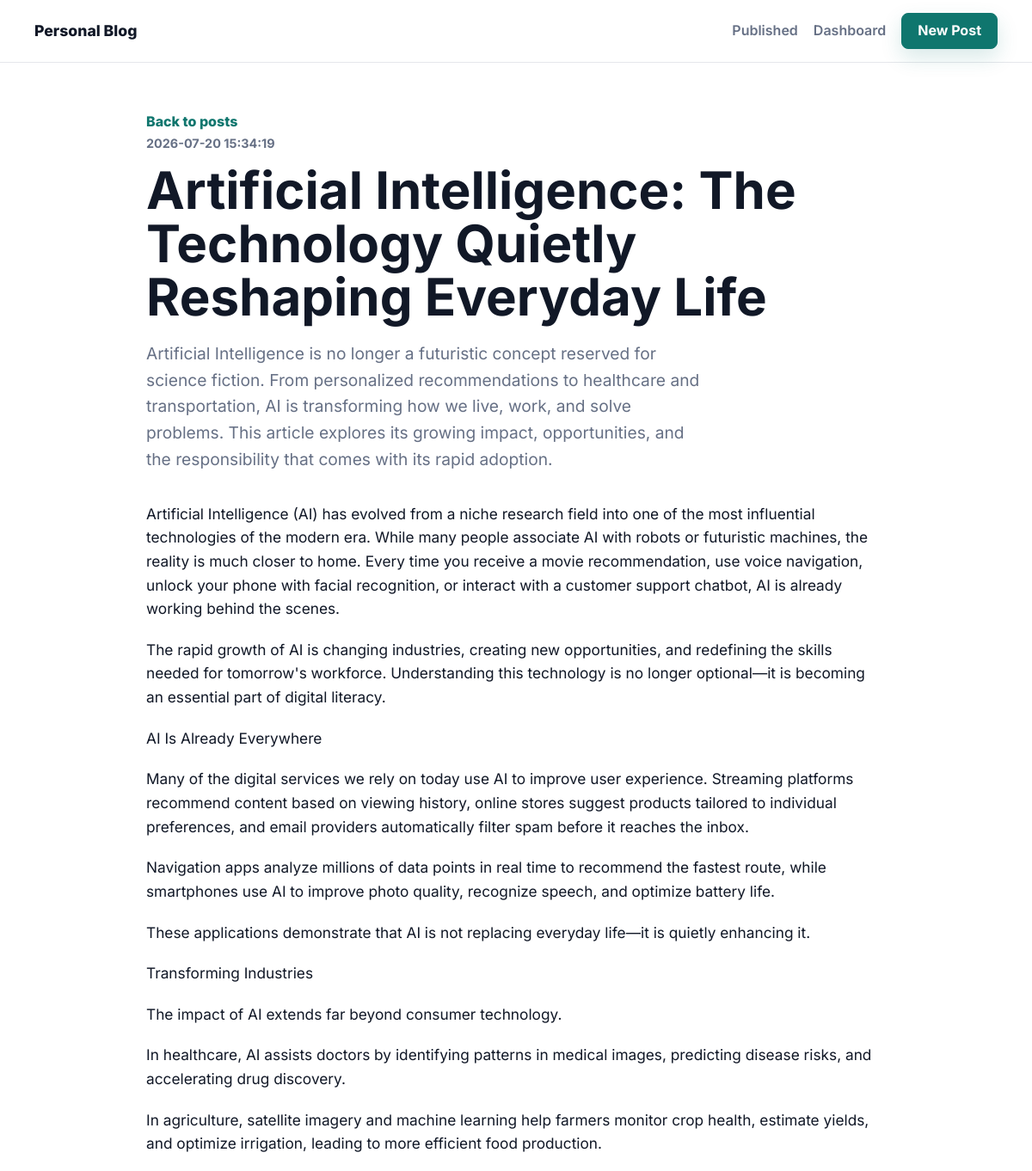
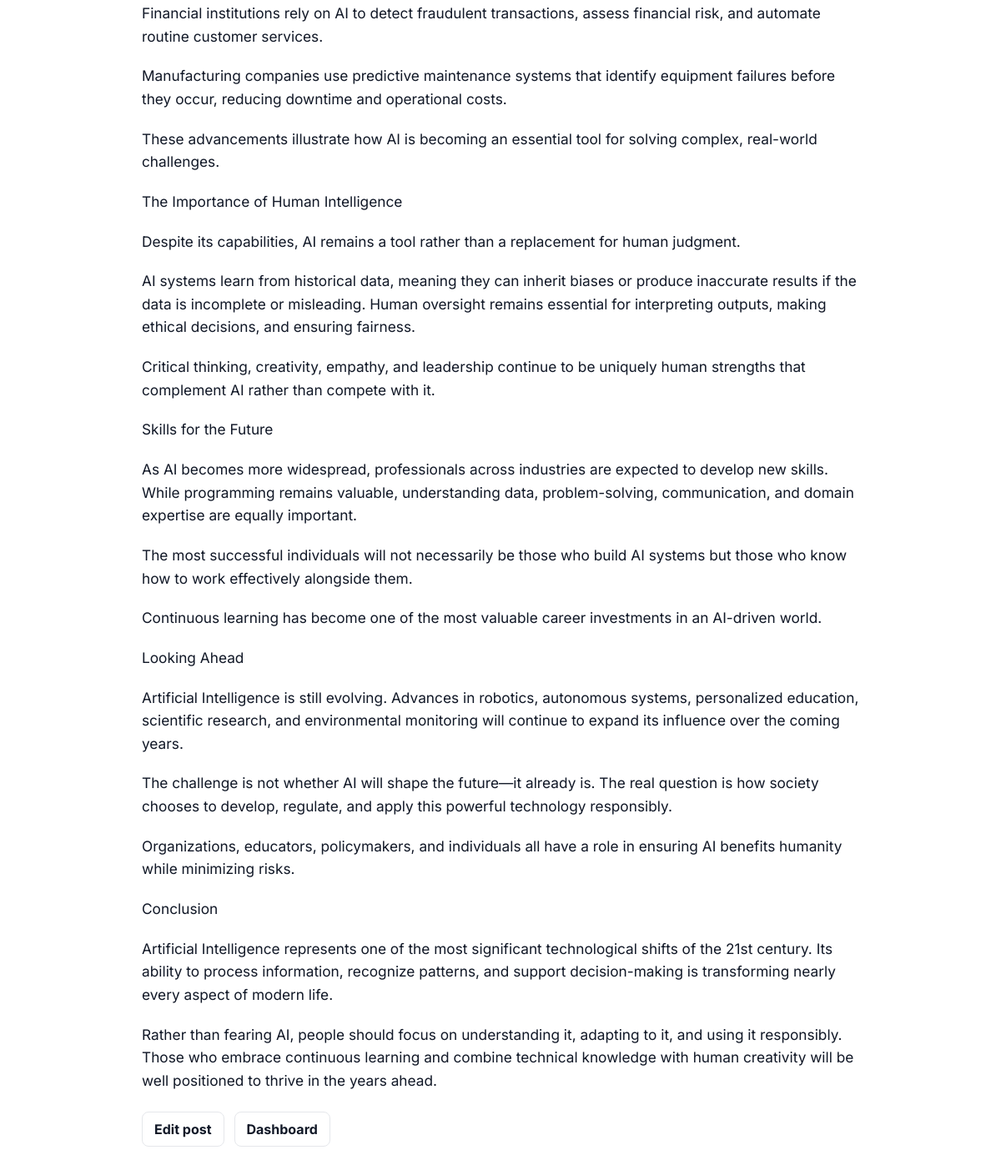
The page /posts/2 on the database its author committed (2 pictures, top to bottom).
### tables this page shows
CREATE TABLE posts (
                id INTEGER PRIMARY KEY AUTOINCREMENT,
                title TEXT NOT NULL,
                summary TEXT NOT NULL,
                content TEXT NOT NULL,
                is_published INTEGER NOT NULL DEFAULT 0,
                created_at TEXT NOT NULL,
                updated_at TEXT NOT NULL,
                published_at TEXT
            );

### Blog Site/app.py (the view)
@app.route("/posts/<int:post_id>")
def post_detail(post_id):
    post = get_post(post_id)
    if not post["is_published"]:
        flash("That post is still a draft. You can edit or publish it from the dashboard.")
        return redirect(url_for("edit_post", post_id=post["id"]))
    return render_template("post_detail.html", post=post)

### Blog Site/app.py (called while the page is built)
def get_db_connection():
    connection = sqlite3.connect(DATABASE)
    connection.row_factory = sqlite3.Row
    return connection

def init_db():
    with get_db_connection() as connection:
        connection.execute(
            """
            CREATE TABLE IF NOT EXISTS posts (
                id INTEGER PRIMARY KEY AUTOINCREMENT,
                title TEXT NOT NULL,
                summary TEXT NOT NULL,
                content TEXT NOT NULL,
                is_published INTEGER NOT NULL DEFAULT 0,
                created_at TEXT NOT NULL,
                updated_at TEXT NOT NULL,
                published_at TEXT
            )
            """
        )

def get_post(post_id):
    with get_db_connection() as connection:
        post = connection.execute(
            "SELECT * FROM posts WHERE id = ?",
            (post_id,),
        ).fetchone()
    if post is None:
        abort(404)
    return post

@app.before_request
def prepare_database():
    init_db()

### Blog Site/templates/post_detail.html (shortened to what this page needs)
{% extends "base.html" %}
{% block content %}
<article class="article-view">
    <a class="text-link" href="{{ url_for('index') }}">Back to posts</a>
    <p class="post-date">{{ post["published_at"] or post["created_at"] }}</p>
    <h1>{{ post["title"] }}</h1>
    <p class="article-summary">{{ post["summary"] }}</p>
    <div class="article-content">
        {% for paragraph in post["content"].splitlines() %}
            {% if paragraph.strip() %}
                <p>{{ paragraph }}</p>
            {% endif %}
        {% endfor %}
    </div>
    <div class="article-actions">
        <a class="secondary-action" href="{{ url_for('edit_post', post_id=post['id']) }}">Edit post</a>
        <a class="secondary-action" href="{{ url_for('dashboard') }}">Dashboard</a>
    </div>
</article>
{% endblock %}

### Blog Site/static/css/styles.css (style rules this page uses)
:root { --bg: #ffffff; --ink: #111827; --muted: #667085; --line: #e5e7eb; --soft: #f8fafc; --accent: #0f766e; --accent-dark: #0b5f59; --warning: #b45309; --success-bg: #ecfdf5; --success-text: #047857; --draft-bg: #fff7ed; --draft-text: #c2410c; --shadow: 0 18px 40px rgba(15, 23, 42, 0.08); }
* { box-sizing: border-box; }
body { margin: 0; background: var(--bg); color: var(--ink); font-family: "Inter", Arial, sans-serif; line-height: 1.6; }
a { color: inherit; text-decoration: none; }
.nav-button, .primary-action, .secondary-action, .plain-action { display: inline-flex; align-items: center; justify-content: center; min-height: 42px; border-radius: 8px; font-weight: 700; transition: 0.2s ease; }
.secondary-action, .plain-action { border: 1px solid var(--line); background: #ffffff; color: var(--ink); padding: 0 14px; }
.hero, .page-top, .content-section, .article-view, .flash-wrap { width: min(1120px, calc(100% - 32px)); margin: 0 auto; }
.hero h1, .page-top h1, .article-view h1 { margin: 0; max-width: 780px; font-size: clamp(2.1rem, 5vw, 4.4rem); line-height: 1.04; letter-spacing: 0; }
.hero-copy, .page-top p, .empty-state p, .article-summary { max-width: 650px; color: var(--muted); font-size: 1.05rem; }
.text-link, .read-more { color: var(--accent); font-weight: 800; }
.post-date { margin: 0 0 12px; color: var(--muted); font-size: 0.9rem; font-weight: 700; }
.form-actions, .article-actions { display: flex; flex-wrap: wrap; gap: 12px; margin-top: 24px; }
.article-view { max-width: 860px; padding: 56px 0 72px; }
.article-summary { font-size: 1.2rem; }
.article-content { margin-top: 34px; font-size: 1.08rem; }
.article-content p { margin: 0 0 20px; }

### rows shown on the page
posts: published_at "2026-07-20 15:34:19", title "Artificial Intelligence: The Technology Quietly Reshaping Everyday Life", summary "Artificial Intelligence is no longer a futuristic concept reserved for science fiction. From personalized recommendations to healthcare and transportation, AI is transforming how we live, work, and solve problems. This article explores its growing impact, opportunities, and the responsibility that comes with its rapid adoption."

### other values the page prints
{{ paragraph }} "AI Is Already Everywhere" "Navigation apps analyze millions of data points in real time to recommend the fastest route, while smartphones use AI to improve photo quality, recognize speech, and optimize battery life." "These applications demonstrate that AI is not replacing everyday life—it is quietly enhancing it." "Transforming Industries" "The impact of AI extends far beyond consumer technology." "In healthcare, AI assists doctors by identifying patterns in medical images, predicting disease risks, and accelerating drug discovery." "In agriculture, satellite imagery and machine learning help farmers monitor crop health, estimate yields, and optimize irrigation, leading to more efficient food production." "Financial institutions rely on AI to detect fraudulent transactions, assess financial risk, and automate routine customer services." "Manufacturing companies use predictive maintenance systems that identify equipment failures before they occur, reducing downtime and operational costs." "These advancements illustrate how AI is becoming an essential tool for solving complex, real-world challenges." "The Importance of Human Intelligence" "Despite its capabilities, AI remains a tool rather than a replacement for human judgment." "Critical thinking, creativity, empathy, and leadership continue to be uniquely human strengths that complement AI rather than compete with it." "Skills for the Future" "The most successful individuals will not necessarily be those who build AI systems but those who know how to work effectively alongside them." "Continuous learning has become one of the most valuable career investments in an AI-driven world." "Looking Ahead" "The challenge is not whether AI will shape the future—it already is. The real question is how society chooses to develop, regulate, and apply this powerful technology responsibly." "Organizations, educators, policymakers, and individuals all have a role in ensuring AI benefits humanity while minimizing risks." "Conclusion"
